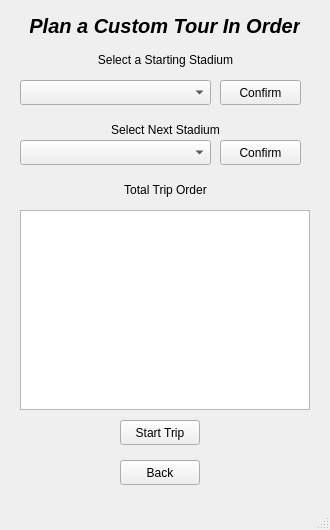
<?xml version="1.0" encoding="UTF-8"?>
<ui version="4.0">
 <class>CustomInOrderTrip</class>
 <widget class="QMainWindow" name="CustomInOrderTrip">
  <property name="geometry">
   <rect>
    <x>0</x>
    <y>0</y>
    <width>330</width>
    <height>530</height>
   </rect>
  </property>
  <property name="windowTitle">
   <string>MainWindow</string>
  </property>
  <widget class="QWidget" name="centralwidget">
   <widget class="QLabel" name="titleCT">
    <property name="geometry">
     <rect>
      <x>30</x>
      <y>10</y>
      <width>270</width>
      <height>31</height>
     </rect>
    </property>
    <property name="font">
     <font>
      <pointsize>15</pointsize>
      <italic>true</italic>
      <bold>true</bold>
     </font>
    </property>
    <property name="text">
     <string>Plan a Custom Tour In Order</string>
    </property>
    <property name="alignment">
     <set>Qt::AlignmentFlag::AlignCenter</set>
    </property>
   </widget>
   <widget class="QLabel" name="subtitle1COT">
    <property name="geometry">
     <rect>
      <x>80</x>
      <y>50</y>
      <width>171</width>
      <height>20</height>
     </rect>
    </property>
    <property name="text">
     <string>Select a Starting Stadium</string>
    </property>
    <property name="alignment">
     <set>Qt::AlignmentFlag::AlignCenter</set>
    </property>
   </widget>
   <widget class="QPushButton" name="confirmButtonCOT">
    <property name="geometry">
     <rect>
      <x>220</x>
      <y>80</y>
      <width>81</width>
      <height>25</height>
     </rect>
    </property>
    <property name="text">
     <string>Confirm</string>
    </property>
   </widget>
   <widget class="QComboBox" name="selectStartingStadiumDropdownCOT">
    <property name="geometry">
     <rect>
      <x>20</x>
      <y>80</y>
      <width>191</width>
      <height>25</height>
     </rect>
    </property>
   </widget>
   <widget class="QPushButton" name="confirmButtonCOT_2">
    <property name="geometry">
     <rect>
      <x>220</x>
      <y>140</y>
      <width>81</width>
      <height>25</height>
     </rect>
    </property>
    <property name="text">
     <string>Confirm</string>
    </property>
   </widget>
   <widget class="QComboBox" name="selectNextStadiumDropdownCOT">
    <property name="geometry">
     <rect>
      <x>20</x>
      <y>140</y>
      <width>191</width>
      <height>25</height>
     </rect>
    </property>
   </widget>
   <widget class="QLabel" name="subtitle1COT_2">
    <property name="geometry">
     <rect>
      <x>80</x>
      <y>120</y>
      <width>171</width>
      <height>20</height>
     </rect>
    </property>
    <property name="text">
     <string>Select Next Stadium</string>
    </property>
    <property name="alignment">
     <set>Qt::AlignmentFlag::AlignCenter</set>
    </property>
   </widget>
   <widget class="QLabel" name="subtitle1CT_3">
    <property name="geometry">
     <rect>
      <x>80</x>
      <y>180</y>
      <width>171</width>
      <height>20</height>
     </rect>
    </property>
    <property name="text">
     <string>Total Trip Order</string>
    </property>
    <property name="alignment">
     <set>Qt::AlignmentFlag::AlignCenter</set>
    </property>
   </widget>
   <widget class="QListView" name="tripOrder">
    <property name="geometry">
     <rect>
      <x>20</x>
      <y>210</y>
      <width>290</width>
      <height>200</height>
     </rect>
    </property>
   </widget>
   <widget class="QPushButton" name="backButtCOT">
    <property name="geometry">
     <rect>
      <x>120</x>
      <y>460</y>
      <width>80</width>
      <height>25</height>
     </rect>
    </property>
    <property name="text">
     <string>Back</string>
    </property>
   </widget>
   <widget class="QPushButton" name="startTripButtonCOT">
    <property name="geometry">
     <rect>
      <x>120</x>
      <y>420</y>
      <width>80</width>
      <height>25</height>
     </rect>
    </property>
    <property name="text">
     <string>Start Trip</string>
    </property>
   </widget>
  </widget>
  <widget class="QMenuBar" name="menubar">
   <property name="geometry">
    <rect>
     <x>0</x>
     <y>0</y>
     <width>330</width>
     <height>21</height>
    </rect>
   </property>
  </widget>
  <widget class="QStatusBar" name="statusbar"/>
 </widget>
 <resources/>
 <connections/>
</ui>
